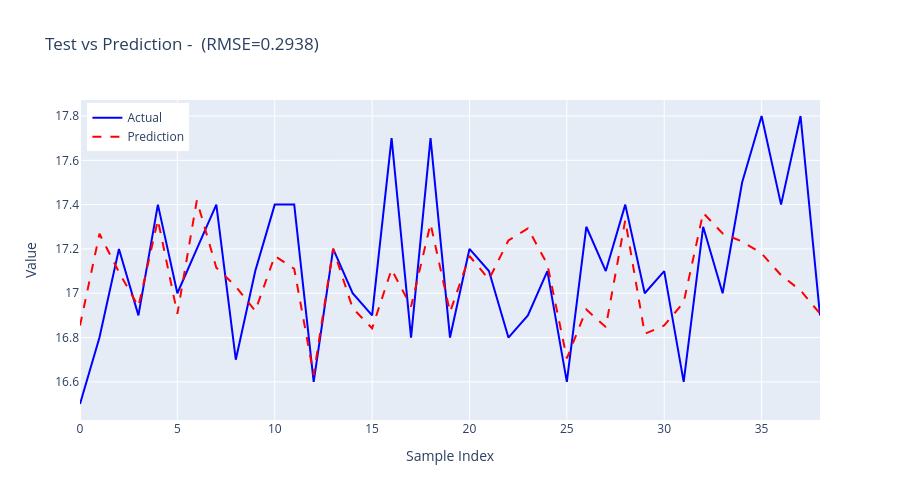

Notebook cell for this chart:
### Code cell
# Compare test vs prediction (time series order)
import plotly.graph_objects as go

fig = go.Figure()
fig.add_trace(go.Scatter(y=y_test, mode='lines', name='Actual', line=dict(color='blue')))
fig.add_trace(go.Scatter(y=test_predictions, mode='lines', name='Prediction', line=dict(color='red', dash='dash')))

fig.update_layout(
    title=f'Test vs Prediction -  (RMSE={compute_metrics(y_test, test_predictions)["rmse"]:.4f})',
    xaxis_title='Sample Index',
    yaxis_title='Value',
    legend=dict(x=0.01, y=0.99),
    height=500
)
fig.show()

### Figure 1 — Plotly figure (JSON) as saved in the notebook; plotly's stock layout.template omitted (floating-point values rounded to 4 significant figures)
{"data": [{"line": {"color": "blue"}, "mode": "lines", "name": "Actual", "type": "scatter", "y": [16.5, 16.8, 17.2, 16.9, 17.4, 17.0, 17.2, 17.4, 16.7, 17.1, 17.4, 17.4, 16.6, 17.2, 17.0, 16.9, 17.7, 16.8, 17.7, 16.8, 17.2, 17.1, 16.8, 16.9, 17.1, 16.6, 17.3, 17.1, 17.4, 17.0, 17.1, 16.6, 17.3, 17.0, 17.5, 17.8, 17.4, 17.8, 16.9]}, {"line": {"color": "red", "dash": "dash"}, "mode": "lines", "name": "Prediction", "type": "scatter", "y": [16.85, 17.27, 17.09, 16.94, 17.33, 16.91, 17.42, 17.12, 17.03, 16.92, 17.17, 17.11, 16.63, 17.2, 16.93, 16.84, 17.11, 16.94, 17.31, 16.91, 17.17, 17.06, 17.24, 17.29, 17.13, 16.71, 16.93, 16.85, 17.33, 16.82, 16.85, 16.96, 17.36, 17.27, 17.23, 17.18, 17.08, 17.01, 16.91]}], "layout": {"height": 500, "legend": {"x": 0.01, "y": 0.99}, "title": {"text": "Test vs Prediction -  (RMSE=0.2938)"}, "xaxis": {"title": {"text": "Sample Index"}}, "yaxis": {"title": {"text": "Value"}}}}
